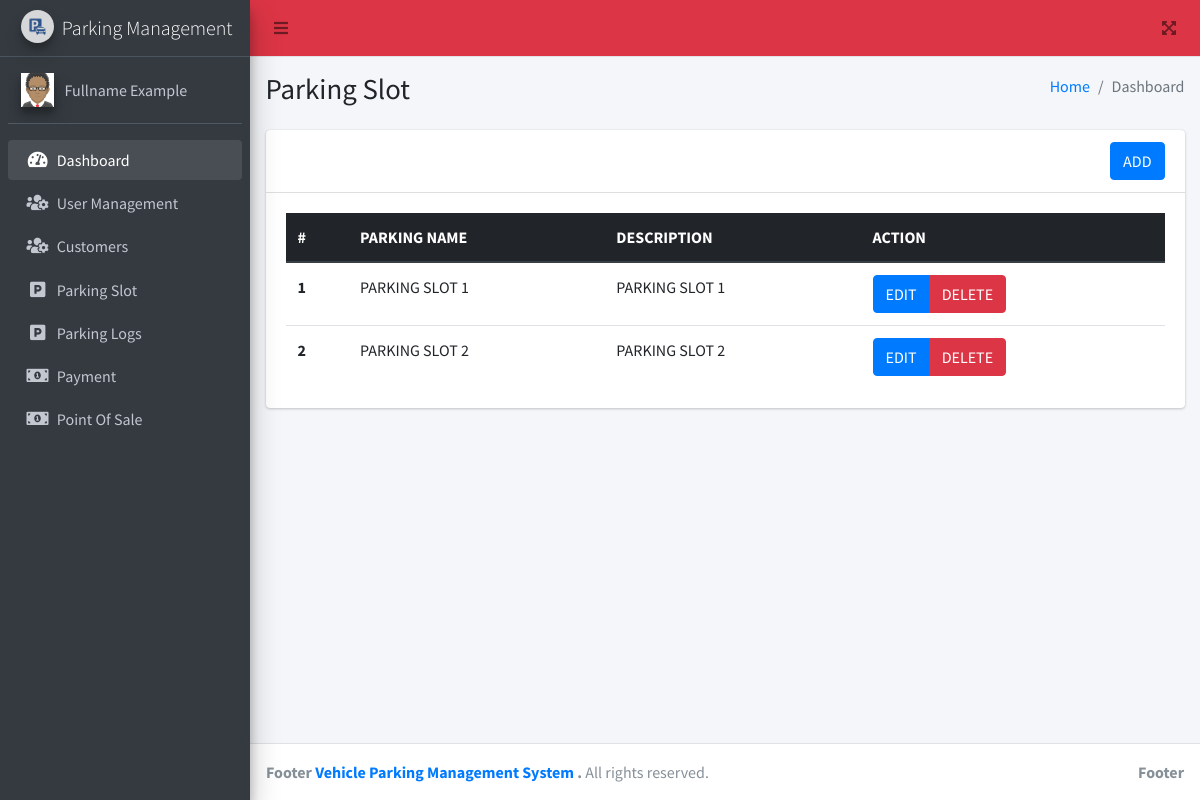
Page /Admin/parkingslot.php on the earlier database version.
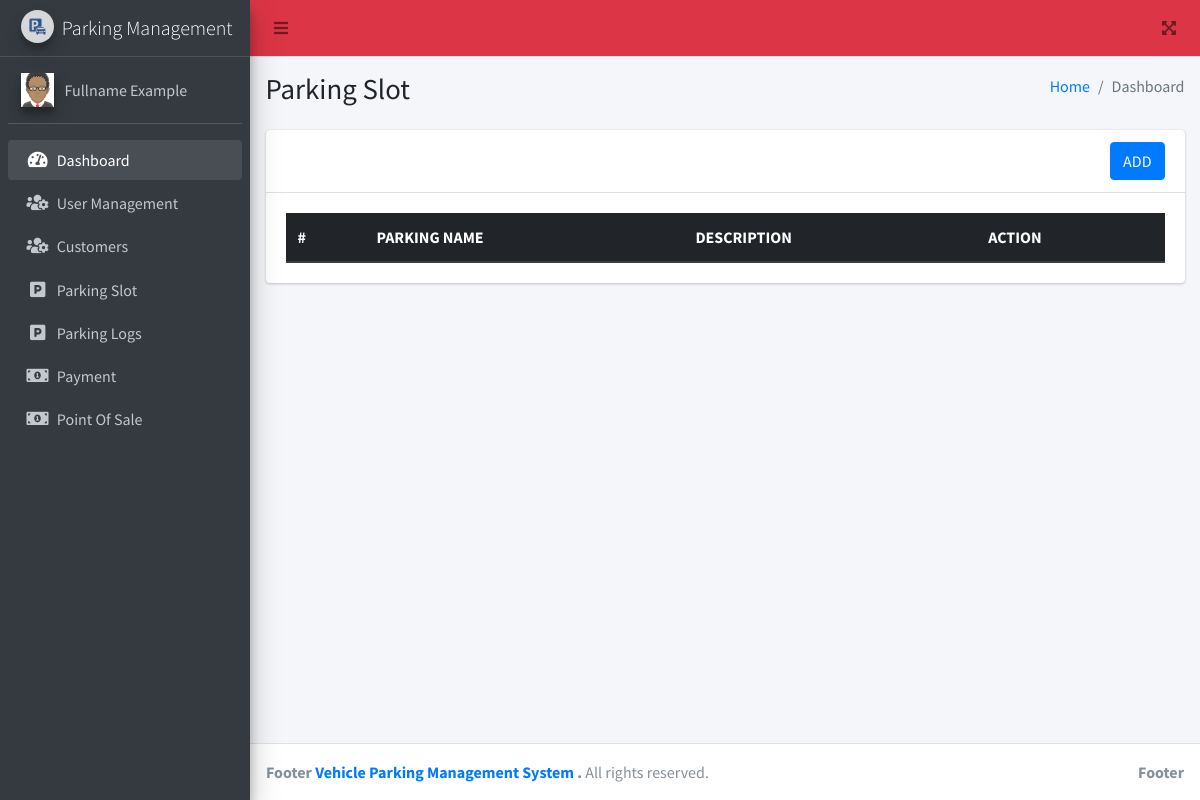
Same page on the later database version.
### tables this page shows
CREATE TABLE `parking_slot` (
  `PS_ID` int(11) NOT NULL,
  `PARKING_NAME` varchar(255) NOT NULL,
  `DESCRIPTION` varchar(255) NOT NULL
);

### Classes/CONFIGDB.php (called while the page is built, shortened)
<?php
	class CONFIGDB
	{
		private $_host = 'localhost';
		private $_username = 'root';
		private $_password = '';
		private $_database = 'hpms';
		protected $connection;
		public function __construct()
		{
			if (!isset($this->connection)) {
				$this->connection = new mysqli($this->_host, $this->_username, $this->_password, $this->_database);
			}
			return $this->connection;
		}
	}
?>

### Classes/CRUDAPI.php (called while the page is built, shortened)
<?php
include_once 'CONFIGDB.php';
class CRUDAPI extends CONFIGDB
{
	public function getData($query)
	{
		$result = $this->connection->query($query);
		$rows = array();
		while ($row = $result->fetch_assoc()) {
			$rows[] = $row;
		}
		return $rows;
	}
}
?>

### Admin/parkingslot.php (the view, shortened to what the changed rows need)
  <?php
    include_once("../Classes/CRUDAPI.php");
    $crudapi = new CRUDAPI();
  ?>
<?php include("layouts/header.php");?>
<div class="wrapper">
  <?php include("layouts/sidebar.php");?>
  <div class="content-wrapper">
    <div class="content-header">
      <div class="container-fluid">
        <div class="row mb-2">
          <div class="col-sm-6">
            <h1 class="m-0">Parking Slot</h1>
          </div>
        </div>
      </div>
    </div>
    <section class="content">
      <div class="container-fluid">
        <div class="card">
          <div class="card-body">
            <table class="table">
              <thead class="thead-dark">
                <tr>
                  <th scope="col">#</th>
                  <th scope="col">PARKING NAME</th>
                  <th scope="col">DESCRIPTION</th>
                  <th scope="col">ACTION</th>
                </tr>
              </thead>
              <tbody>
              <?php
                  $query = "SELECT * FROM `parking_slot`";
                  $result = $crudapi->getData($query);
                  $number = 1;
                  foreach ($result as $key => $data) {
              ?>
                  <tr>
                    <th scope="row"><?php echo $number; ?></th>
                    <td><?php echo $data["PARKING_NAME"] ?></td>
                    <td><?php echo $data["DESCRIPTION"]; ?></td>
                    <td>
                      <div class="btn-group" role="group" aria-label="Basic example">
                        <button type="button" data-id="<?php echo $data['PS_ID']; ?>" class="btn btn-primary" id="editbtn">EDIT</button>
                        <button type="button" data-id="<?php echo $data['PS_ID']; ?>" class="btn btn-danger" id="deletebtn">DELETE</button>
                      </div>
                    </td>
                  </tr>
                <?php $number++; } ?>
              </tbody>
            </table>
          </div>
        </div>
      </div>
    </section>
  </div>
</div>
<?php include("layouts/scripts.php");?>

### Admin/layouts/sidebar.php (shortened to what the changed rows need)
<aside class="main-sidebar sidebar-dark-primary elevation-4">
    <a href="" class="brand-link">
      <img src="../dist/img/icon.jpg" alt="AdminLTE Logo" class="brand-image img-circle elevation-3" style="opacity: .8">
      <span class="brand-text font-weight-light">Parking Management</span>
    </a>
  </aside>

Differences in the rows shown:
removed parking_slot: PARKING_NAME "PARKING SLOT 1", DESCRIPTION "PARKING SLOT 1"
removed parking_slot: PARKING_NAME "PARKING SLOT 2", DESCRIPTION "PARKING SLOT 2"
